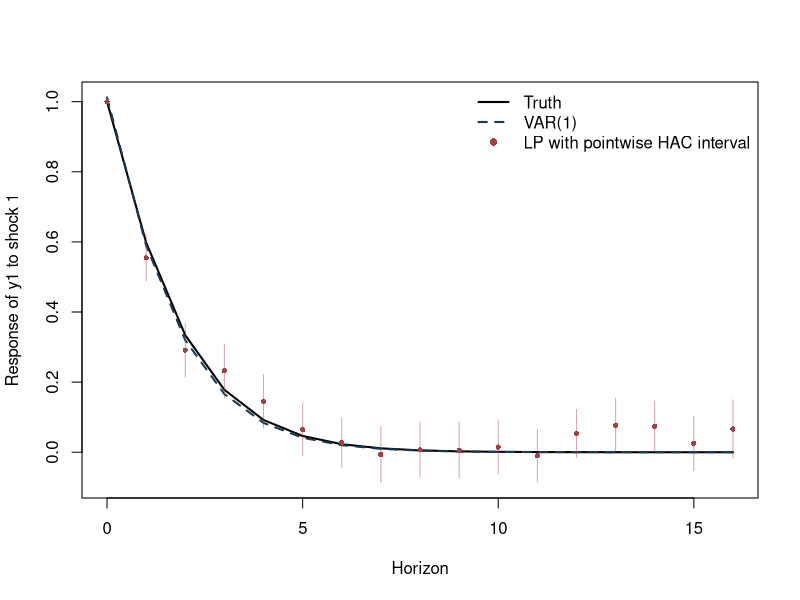
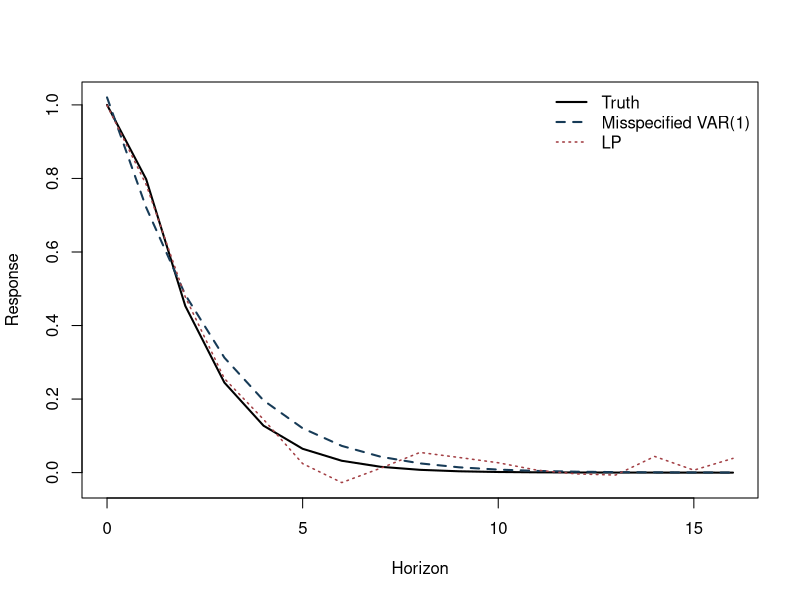
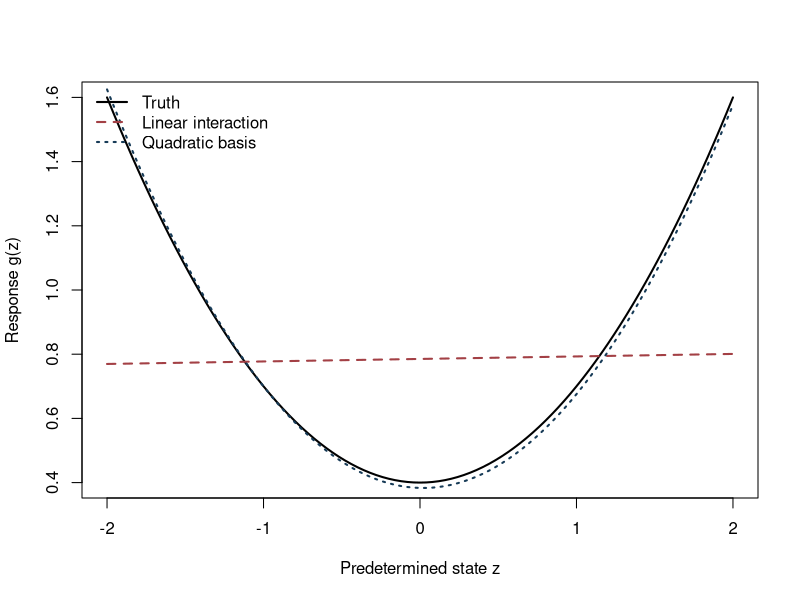

Write R code to recreate these figures, in order.
## ---- chunk 1
knitr::opts_chunk$set(
  echo = TRUE, message = FALSE, warning = FALSE,
  fig.width = 7, fig.height = 4.6
)
set.seed(20260716)
## ---- chunk 2
simulate_svarma <- function(Tn, A, B, C = matrix(0, nrow(B), ncol(B)),
                            burn = 300L) {
  K <- nrow(A)
  eps <- matrix(rnorm((Tn + burn) * K), ncol = K)
  Y <- matrix(0, Tn + burn, K)
  for (t in 2:nrow(Y)) {
    Y[t, ] <- A %*% Y[t - 1, ] + B %*% eps[t, ] + C %*% eps[t - 1, ]
  }
  keep <- (burn + 1L):(burn + Tn)
  list(Y = Y[keep, , drop = FALSE], shock = eps[keep, 1], eps = eps[keep, ])
}

true_irf <- function(A, B, C, horizon) {
  out <- vector("list", horizon + 1L)
  out[[1]] <- B
  if (horizon >= 1L) out[[2]] <- A %*% B + C
  if (horizon >= 2L) {
    for (h in 2:horizon) out[[h + 1L]] <- A %*% out[[h]]
  }
  out
}

extract_response <- function(irf_list, response = 1L, shock = 1L) {
  vapply(irf_list, function(M) M[response, shock], numeric(1))
}
## ---- chunk 3
A <- matrix(c(0.55, 0.12,
              -0.10, 0.35), 2, 2, byrow = TRUE)
B <- matrix(c(1.00, 0.00,
              0.40, 0.75), 2, 2, byrow = TRUE)
C0 <- matrix(0, 2, 2)
H <- 16L

sim <- simulate_svarma(900, A, B, C0)
Y <- sim$Y
shock <- sim$shock
colnames(Y) <- c("y1", "y2")
truth <- extract_response(true_irf(A, B, C0, H), 1, 1)
## ---- chunk 4
newey_west_vcov <- function(X, residuals, bandwidth) {
  score <- X * as.numeric(residuals)
  meat <- crossprod(score)
  n <- nrow(score)
  if (bandwidth > 0L) {
    for (lag in seq_len(min(bandwidth, n - 1L))) {
      weight <- 1 - lag / (bandwidth + 1)
      gamma <- crossprod(score[(lag + 1L):n, , drop = FALSE],
                         score[1:(n - lag), , drop = FALSE])
      meat <- meat + weight * (gamma + t(gamma))
    }
  }
  bread <- solve(crossprod(X))
  bread %*% meat %*% bread
}

estimate_lp <- function(Y, shock, horizon_max = 12L, p = 2L,
                        bandwidth_rule = function(h) max(h, 4L)) {
  Y <- as.matrix(Y)
  if (is.null(colnames(Y))) colnames(Y) <- paste0("y", seq_len(ncol(Y)))
  Tn <- nrow(Y)
  out <- data.frame(h = 0:horizon_max, theta = NA_real_, se_hac = NA_real_,
                    n = NA_integer_, bandwidth = NA_integer_)

  for (h in 0:horizon_max) {
    t_index <- (p + 1L):(Tn - h)
    y_h <- Y[t_index + h, 1]
    controls <- do.call(cbind, lapply(seq_len(p), function(lag) {
      Y[t_index - lag, , drop = FALSE]
    }))
    colnames(controls) <- unlist(lapply(seq_len(p), function(lag) {
      paste0(colnames(Y), "_L", lag)
    }))
    X <- cbind(Intercept = 1, Shock = shock[t_index], controls)
    fit <- lm.fit(X, y_h)
    L <- bandwidth_rule(h)
    V <- newey_west_vcov(X, fit$residuals, L)
    out[h + 1L, c("theta", "se_hac", "n", "bandwidth")] <-
      c(fit$coefficients["Shock"], sqrt(V["Shock", "Shock"]), length(y_h), L)
  }
  out
}

lp <- estimate_lp(Y, shock, H, p = 2)
head(lp)
## ---- chunk 5
fit_var1 <- function(Y) {
  Y <- as.matrix(Y)
  X <- cbind(Intercept = 1, Y[-nrow(Y), , drop = FALSE])
  Ydep <- Y[-1, , drop = FALSE]
  coef <- qr.solve(X, Ydep)
  residuals <- Ydep - X %*% coef
  list(
    intercept = coef[1, ],
    A = t(coef[-1, , drop = FALSE]),
    sigma = crossprod(residuals) / nrow(residuals),
    residuals = residuals
  )
}

var1_irf <- function(fit, horizon) {
  B_hat <- t(chol(fit$sigma))
  out <- vector("list", horizon + 1L)
  out[[1]] <- B_hat
  if (horizon >= 1L) {
    for (h in seq_len(horizon)) out[[h + 1L]] <- fit$A %*% out[[h]]
  }
  out
}

fit_v <- fit_var1(Y)
var_estimate <- extract_response(var1_irf(fit_v, H), 1, 1)
## ---- chunk 6
ylim <- range(truth, var_estimate,
              lp$theta - 1.96 * lp$se_hac,
              lp$theta + 1.96 * lp$se_hac)
plot(0:H, truth, type = "l", lwd = 2, col = "black", ylim = ylim,
     xlab = "Horizon", ylab = "Response of y1 to shock 1")
lines(0:H, var_estimate, lwd = 2, lty = 2, col = "#173B57")
points(0:H, lp$theta, pch = 16, cex = 0.7, col = "#A34045")
segments(0:H, lp$theta - 1.96 * lp$se_hac,
         0:H, lp$theta + 1.96 * lp$se_hac,
         col = adjustcolor("#A34045", alpha.f = 0.45))
legend("topright", c("Truth", "VAR(1)", "LP with pointwise HAC interval"),
       col = c("black", "#173B57", "#A34045"),
       lty = c(1, 2, NA), pch = c(NA, NA, 16), lwd = c(2, 2, NA), bty = "n")
## ---- chunk 7
monte_carlo <- function(repetitions = 100L, Tn = 350L, horizon = 8L,
                        C = matrix(0, 2, 2), seed = 20260716) {
  set.seed(seed)
  lp_draw <- var_draw <- matrix(NA_real_, repetitions, horizon + 1L)
  for (r in seq_len(repetitions)) {
    s <- simulate_svarma(Tn, A, B, C)
    lp_draw[r, ] <- estimate_lp(s$Y, s$shock, horizon, p = 2)$theta
    var_draw[r, ] <- extract_response(var1_irf(fit_var1(s$Y), horizon), 1, 1)
  }
  target <- extract_response(true_irf(A, B, C, horizon), 1, 1)
  data.frame(
    h = 0:horizon,
    truth = target,
    lp_bias = colMeans(lp_draw) - target,
    lp_sd = apply(lp_draw, 2, sd),
    var_bias = colMeans(var_draw) - target,
    var_sd = apply(var_draw, 2, sd)
  )
}

mc_correct <- monte_carlo(repetitions = 80, Tn = 350, horizon = 8, C = C0)
round(mc_correct, 3)
## ---- chunk 8
C_small <- 0.20 * B
sim_ma <- simulate_svarma(900, A, B, C_small)
truth_ma <- extract_response(true_irf(A, B, C_small, H), 1, 1)
lp_ma <- estimate_lp(sim_ma$Y, sim_ma$shock, H, p = 2)
var_ma <- extract_response(var1_irf(fit_var1(sim_ma$Y), H), 1, 1)

plot(0:H, truth_ma, type = "l", lwd = 2, col = "black",
     ylim = range(truth_ma, lp_ma$theta, var_ma),
     xlab = "Horizon", ylab = "Response")
lines(0:H, var_ma, lwd = 2, lty = 2, col = "#173B57")
lines(0:H, lp_ma$theta, lwd = 1.5, lty = 3, col = "#A34045")
legend("topright", c("Truth", "Misspecified VAR(1)", "LP"),
       col = c("black", "#173B57", "#A34045"),
       lwd = c(2, 2, 1.5), lty = c(1, 2, 3), bty = "n")

mc_ma <- monte_carlo(repetitions = 80, Tn = 350, horizon = 8, C = C_small)
round(mc_ma, 3)
## ---- chunk 9
lp_Lh <- estimate_lp(Y, shock, H, p = 2,
                     bandwidth_rule = function(h) max(h, 1L))
lp_L4 <- estimate_lp(Y, shock, H, p = 2,
                     bandwidth_rule = function(h) 4L)
lp_L12 <- estimate_lp(Y, shock, H, p = 2,
                      bandwidth_rule = function(h) 12L)

data.frame(
  h = 0:H,
  se_Lh = lp_Lh$se_hac,
  se_L4 = lp_L4$se_hac,
  se_L12 = lp_L12$se_hac
)
## ---- chunk 10
set.seed(20260717)
n_aipw <- 3000L
X_aipw <- rnorm(n_aipw)
e_true <- plogis(-0.2 + 0.6 * X_aipw)
D_aipw <- rbinom(n_aipw, 1, e_true)
theta_aipw <- 0.7
mu0 <- 0.5 * X_aipw
mu1 <- theta_aipw + 0.5 * X_aipw
Y_aipw <- ifelse(D_aipw == 1, mu1, mu0) + rnorm(n_aipw)

aipw_score <- mu1 - mu0 +
  D_aipw / e_true * (Y_aipw - mu1) -
  (1 - D_aipw) / (1 - e_true) * (Y_aipw - mu0)

c(AIPW = mean(aipw_score), truth = theta_aipw,
  min_propensity = min(e_true), max_propensity = max(e_true))
## ---- chunk 11
set.seed(20260718)
N <- 4000L
Z <- runif(N, -2, 2)
S <- rnorm(N)
g_true <- 0.4 + 0.3 * Z^2
Y_state <- g_true * S + 0.2 * Z + rnorm(N)

linear_fit <- lm(Y_state ~ S * Z + Z)
quadratic_fit <- lm(Y_state ~ S * Z + S:I(Z^2) + Z + I(Z^2))
grid <- seq(-2, 2, length.out = 101)

# 對 shock 係數取解析式；不以兩個任意 shock 值作差。
g_linear <- coef(linear_fit)["S"] + coef(linear_fit)["S:Z"] * grid
g_quad <- coef(quadratic_fit)["S"] + coef(quadratic_fit)["S:Z"] * grid +
  coef(quadratic_fit)["S:I(Z^2)"] * grid^2

plot(grid, 0.4 + 0.3 * grid^2, type = "l", lwd = 2, col = "black",
     xlab = "Predetermined state z", ylab = "Response g(z)")
lines(grid, g_linear, lwd = 2, lty = 2, col = "#A34045")
lines(grid, g_quad, lwd = 2, lty = 3, col = "#173B57")
legend("topleft", c("Truth", "Linear interaction", "Quadratic basis"),
       col = c("black", "#A34045", "#173B57"),
       lwd = 2, lty = c(1, 2, 3), bty = "n")
## ---- chunk 12
sessionInfo()
